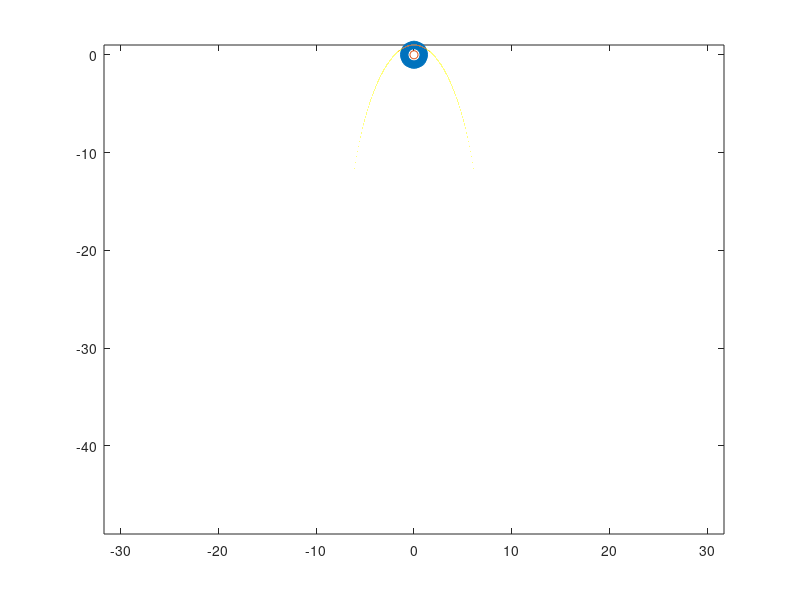

Write the MATLAB code that produced this figure.
clear;clc;close

del=0.000001; x0=0; y0=1.00;
% global G M
%R=6400000; G=6.67e-11; M=6e+24;
%T=sqrt(4*pi^2*R^3/G/M);
vx0=2*pi*1.4; vy0=0;
t0=0; tm=300; dt=10^-4;

function dxdt=kepler_eq(t,x)
    %global G M
    %x=[x; vx; y; vy]
   dxdt=[x(2); -4*pi^2*x(1)./(x(1).^2+x(3).^2).^(3/2);
         x(4); -4*pi^2*x(3)./(x(1).^2+x(3).^2).^(3/2)];
    end

options=odeset('reltol', del, 'AbsTo',[del del del del]);
[t, X]=ode45('kepler_eq', [t0:dt:tm], [x0 vx0 y0 vy0], options);
N=100;
for i=1:N
    fi=2*pi/N*i;
    xx(i)=cos(fi);
    yy(i)=sin(fi);
    end
figure;
plot (xx, yy, '*', 0, 0, 'o', X(:,1), X(:,3))
axis equal
%plot(X(:,1), X(:,3))
